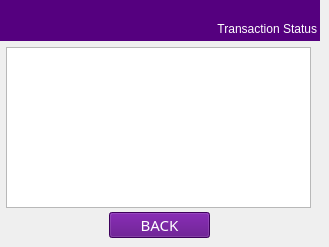
   <widget class="QWidget" name="page_4">
    <widget class="QLabel" name="label_Txn_Menu">
     <property name="geometry">
      <rect>
       <x>0</x>
       <y>0</y>
       <width>320</width>
       <height>41</height>
      </rect>
     </property>
     <property name="font">
      <font>
       <family>Sans Serif</family>
       <pointsize>11</pointsize>
       <weight>9</weight>
       <italic>false</italic>
       <bold>false</bold>
      </font>
     </property>
     <property name="cursor">
      <cursorShape>BlankCursor</cursorShape>
     </property>
     <property name="focusPolicy">
      <enum>Qt::NoFocus</enum>
     </property>
     <property name="styleSheet">
      <string notr="true">color: rgb(255, 255, 255);
background-color: rgb(85, 0, 127);
font: 75 11pt &quot;Sans Serif&quot;;</string>
     </property>
     <property name="text">
      <string/>
     </property>
    </widget>
    <widget class="QPushButton" name="PushButton_Back_Txn_Menu">
     <property name="geometry">
      <rect>
       <x>109</x>
       <y>212</y>
       <width>101</width>
       <height>26</height>
      </rect>
     </property>
     <property name="font">
      <font>
       <family>Sans Serif</family>
       <pointsize>11</pointsize>
       <weight>9</weight>
       <italic>false</italic>
       <bold>false</bold>
      </font>
     </property>
     <property name="styleSheet">
      <string notr="true">color: rgb(255, 255, 255);
background-color: rgb(85, 0, 127);
font: 75 11pt &quot;Sans Serif&quot;;</string>
     </property>
     <property name="text">
      <string>BACK</string>
     </property>
    </widget>
    <widget class="QLabel" name="Transaction_Status_label_pg41_3">
     <property name="geometry">
      <rect>
       <x>176</x>
       <y>19</y>
       <width>141</width>
       <height>20</height>
      </rect>
     </property>
     <property name="styleSheet">
      <string notr="true">color: rgb(255, 255, 255);
background-color: rgb(85, 0, 127);
font: 75 11pt &quot;Sans Serif&quot;;</string>
     </property>
     <property name="text">
      <string>Transaction Status</string>
     </property>
     <property name="alignment">
      <set>Qt::AlignRight|Qt::AlignTrailing|Qt::AlignVCenter</set>
     </property>
    </widget>
    <widget class="QLabel" name="FinoLogo_26">
     <property name="geometry">
      <rect>
       <x>5</x>
       <y>2</y>
       <width>71</width>
       <height>35</height>
      </rect>
     </property>
     <property name="autoFillBackground">
      <bool>false</bool>
     </property>
     <property name="styleSheet">
      <string notr="true">background-color: rgb(85, 0, 127);</string>
     </property>
     <property name="text">
      <string/>
     </property>
     <property name="pixmap">
      <pixmap resource="fino.qrc">:/Fino/Icons/finoW.png</pixmap>
     </property>
     <property name="scaledContents">
      <bool>true</bool>
     </property>
    </widget>
    <widget class="QListWidget" name="TS_ParentChild_listWidget_PG11">
     <property name="geometry">
      <rect>
       <x>6</x>
       <y>47</y>
       <width>305</width>
       <height>161</height>
      </rect>
     </property>
     <property name="font">
      <font>
       <pointsize>13</pointsize>
      </font>
     </property>
     <property name="styleSheet">
      <string notr="true">color:rgb(0, 0, 127)</string>
     </property>
     <property name="autoScroll">
      <bool>true</bool>
     </property>
     <property name="autoScrollMargin">
      <number>16</number>
     </property>
     <property name="movement">
      <enum>QListView::Static</enum>
     </property>
    </widget>
   </widget>
